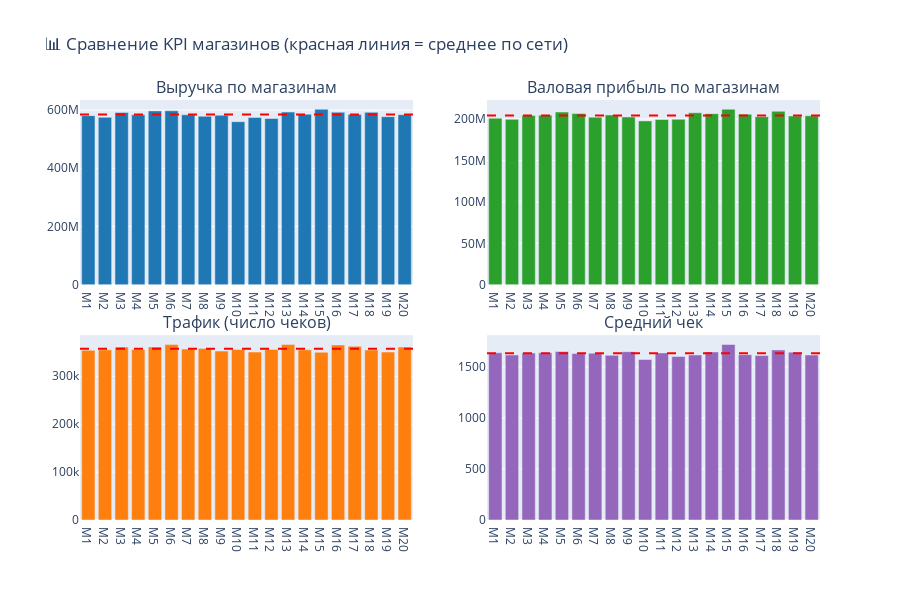

Source (notebook cell):
### Code cell
# ============================================================
# 2.2 ВИЗУАЛИЗАЦИЯ: СРАВНИТЕЛЬНАЯ ДИАГРАММА KPI
# ============================================================

fig = make_subplots(
    rows=2, cols=2,
    subplot_titles=[
        'Выручка по магазинам', 
        'Валовая прибыль по магазинам',
        'Трафик (число чеков)',
        'Средний чек'
    ],
    vertical_spacing=0.12,
    horizontal_spacing=0.1
)

store_names = [f'М{i}' for i in range(1, 21)]

# 1. Выручка
fig.add_trace(
    go.Bar(x=store_names, y=kpi_store['Выручка'], marker_color='#1f77b4', name='Выручка'),
    row=1, col=1
)
fig.add_hline(y=kpi_store['Выручка'].mean(), line_dash="dash", line_color="red", row=1, col=1)

# 2. Валовая прибыль
fig.add_trace(
    go.Bar(x=store_names, y=kpi_store['Валовая_прибыль'], marker_color='#2ca02c', name='Прибыль'),
    row=1, col=2
)
fig.add_hline(y=kpi_store['Валовая_прибыль'].mean(), line_dash="dash", line_color="red", row=1, col=2)

# 3. Трафик
fig.add_trace(
    go.Bar(x=store_names, y=kpi_store['Число чеков'], marker_color='#ff7f0e', name='Чеки'),
    row=2, col=1
)
fig.add_hline(y=kpi_store['Число чеков'].mean(), line_dash="dash", line_color="red", row=2, col=1)

# 4. Средний чек
fig.add_trace(
    go.Bar(x=store_names, y=kpi_store['Средний_чек'], marker_color='#9467bd', name='Ср.чек'),
    row=2, col=2
)
fig.add_hline(y=kpi_store['Средний_чек'].mean(), line_dash="dash", line_color="red", row=2, col=2)

fig.update_layout(
    height=600,
    title_text="📊 Сравнение KPI магазинов (красная линия = среднее по сети)",
    showlegend=False
)

fig.show()

### Figure 1 — Plotly figure (JSON) as saved in the notebook; plotly's stock layout.template omitted (floating-point values rounded to 4 significant figures)
{"data": [{"marker": {"color": "#1f77b4"}, "name": "Выручка", "type": "bar", "x": ["М1", "М2", "М3", "М4", "М5", "М6", "М7", "М8", "М9", "М10", "М11", "М12", "М13", "М14", "М15", "М16", "М17", "М18", "М19", "М20"], "xaxis": "x", "y": [580600000.0, 574700000.0, 591200000.0, 583400000.0, 596900000.0, 597300000.0, 583700000.0, 578400000.0, 582100000.0, 559800000.0, 574300000.0, 570800000.0, 592900000.0, 585400000.0, 602600000.0, 592400000.0, 584900000.0, 591900000.0, 577000000.0, 584000000.0], "yaxis": "y"}, {"marker": {"color": "#2ca02c"}, "name": "Прибыль", "type": "bar", "x": ["М1", "М2", "М3", "М4", "М5", "М6", "М7", "М8", "М9", "М10", "М11", "М12", "М13", "М14", "М15", "М16", "М17", "М18", "М19", "М20"], "xaxis": "x2", "y": [200900000.0, 199500000.0, 204200000.0, 204500000.0, 208300000.0, 206400000.0, 202200000.0, 204900000.0, 202400000.0, 197700000.0, 199400000.0, 199700000.0, 207500000.0, 206400000.0, 211700000.0, 205700000.0, 202700000.0, 209300000.0, 203500000.0, 203800000.0], "yaxis": "y2"}, {"marker": {"color": "#ff7f0e"}, "name": "Чеки", "type": "bar", "x": ["М1", "М2", "М3", "М4", "М5", "М6", "М7", "М8", "М9", "М10", "М11", "М12", "М13", "М14", "М15", "М16", "М17", "М18", "М19", "М20"], "xaxis": "x3", "y": [354146, 355168, 361043, 355721, 361282, 366060, 356914, 358140, 352664, 355818, 350511, 356091, 366438, 355194, 350069, 365422, 362555, 354877, 350637, 360930], "yaxis": "y3"}, {"marker": {"color": "#9467bd"}, "name": "Ср.чек", "type": "bar", "x": ["М1", "М2", "М3", "М4", "М5", "М6", "М7", "М8", "М9", "М10", "М11", "М12", "М13", "М14", "М15", "М16", "М17", "М18", "М19", "М20"], "xaxis": "x4", "y": [1640.0, 1618.0, 1638.0, 1640.0, 1652.0, 1632.0, 1636.0, 1615.0, 1650.0, 1573.0, 1638.0, 1603.0, 1618.0, 1648.0, 1721.0, 1621.0, 1613.0, 1668.0, 1646.0, 1618.0], "yaxis": "y4"}], "layout": {"annotations": [{"font": {"size": 16}, "showarrow": false, "text": "Выручка по магазинам", "x": 0.225, "xanchor": "center", "xref": "paper", "y": 1, "yanchor": "bottom", "yref": "paper"}, {"font": {"size": 16}, "showarrow": false, "text": "Валовая прибыль по магазинам", "x": 0.775, "xanchor": "center", "xref": "paper", "y": 1, "yanchor": "bottom", "yref": "paper"}, {"font": {"size": 16}, "showarrow": false, "text": "Трафик (число чеков)", "x": 0.225, "xanchor": "center", "xref": "paper", "y": 0.44, "yanchor": "bottom", "yref": "paper"}, {"font": {"size": 16}, "showarrow": false, "text": "Средний чек", "x": 0.775, "xanchor": "center", "xref": "paper", "y": 0.44, "yanchor": "bottom", "yref": "paper"}], "height": 600, "shapes": [{"line": {"color": "red", "dash": "dash"}, "type": "line", "x0": 0, "x1": 1, "xref": "x domain", "y0": 584200000.0, "y1": 584200000.0, "yref": "y"}, {"line": {"color": "red", "dash": "dash"}, "type": "line", "x0": 0, "x1": 1, "xref": "x2 domain", "y0": 204000000.0, "y1": 204000000.0, "yref": "y2"}, {"line": {"color": "red", "dash": "dash"}, "type": "line", "x0": 0, "x1": 1, "xref": "x3 domain", "y0": 357484, "y1": 357484, "yref": "y3"}, {"line": {"color": "red", "dash": "dash"}, "type": "line", "x0": 0, "x1": 1, "xref": "x4 domain", "y0": 1634.0, "y1": 1634.0, "yref": "y4"}], "showlegend": false, "title": {"text": "📊 Сравнение KPI магазинов (красная линия = среднее по сети)"}, "xaxis": {"anchor": "y", "domain": [0, 0.45]}, "xaxis2": {"anchor": "y2", "domain": [0.55, 1]}, "xaxis3": {"anchor": "y3", "domain": [0, 0.45]}, "xaxis4": {"anchor": "y4", "domain": [0.55, 1]}, "yaxis": {"anchor": "x", "domain": [0.56, 1]}, "yaxis2": {"anchor": "x2", "domain": [0.56, 1]}, "yaxis3": {"anchor": "x3", "domain": [0, 0.44]}, "yaxis4": {"anchor": "x4", "domain": [0, 0.44]}}}
